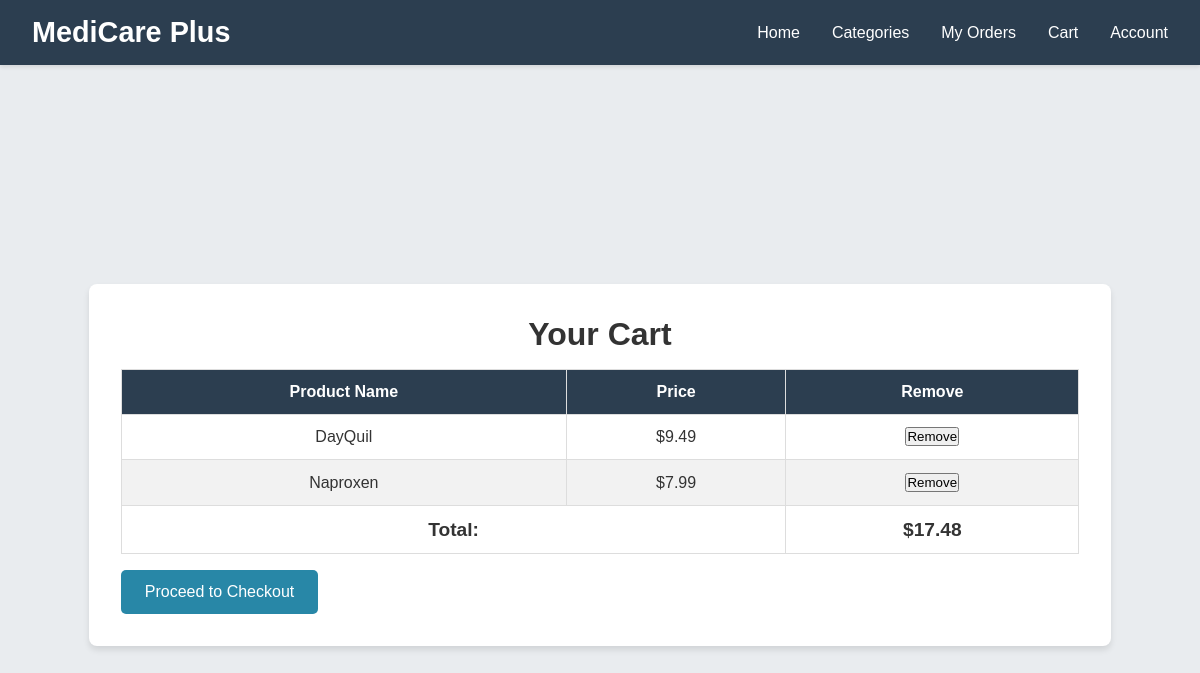
Screenshot of /controller/cart_controller.php (signed in) with the database file from the repository.
### tables this page shows
CREATE TABLE `cart` (
  `cart_id` int(100) NOT NULL,
  `user_id` int(11) NOT NULL,
  `product_id` int(11) NOT NULL,
  `Name` varchar(100) NOT NULL,
  `Net_Price` double NOT NULL,
  `Quantity` int(11) NOT NULL,
  `Price` double NOT NULL
);

CREATE TABLE `products` (
  `product_id` int(11) NOT NULL,
  `category` varchar(255) NOT NULL,
  `name` varchar(255) NOT NULL,
  `description` text DEFAULT NULL,
  `price` decimal(10,2) NOT NULL
);

### controller/cart_controller.php (called while the page is built, shortened)
<?php
require_once '../Model/cart_model.php';
$userId = $_SESSION['id'];
$cartItems = getCartItems($userId);
include('../View/cart_view.php');
?>

### model/cart_model.php (called while the page is built, shortened)
<?php
require_once '../config.php';
function getCartItems($userId)
{
    global $conn;
    $sql = "SELECT cart.product_id, products.name, products.price
            FROM cart
            JOIN products ON cart.product_id = products.product_id
            WHERE cart.user_id = ?";
    $stmt = $conn->prepare($sql);
    $stmt->bind_param("i", $userId);
    $stmt->execute();
    $result = $stmt->get_result();
    $cartItems = [];
    while ($row = $result->fetch_assoc()) {
        $cartItems[] = $row;
    }
    return $cartItems;
}

### view/cart_view.php (the view, shortened to what this page needs)
<!DOCTYPE html>
<html lang="en">
<head>
    <link rel="stylesheet" type="text/css" href="../Style.css">
</head>
<body>
    <nav class="navbar">
        <div class="brand">MediCare Plus</div>
        <div class="menu">
            <a class="menu-item" href="../customerDashboard.php">Home</a>
            <a class="menu-item" href="../customerDashboard.php#categories">Categories</a>
            <a class="menu-item" href="../Controller/orders_controller.php">My Orders</a>
            <a class="menu-item" href="../controller/cart_controller.php">Cart</a>
            <a class="menu-item" href="../View/profile.php">Account</a>
        </div>
    </nav>
    <main class="main-content">
        <div class="cart-container">
            <h2 class="cart-header">Your Cart</h2>
            <div class="cart-content">
                <?php if (empty($cartItems)): ?>
                    <p class="empty-cart">Your cart is empty.</p>
                <?php else: ?>
                    <table class="cart-table">
                        <thead>
                            <tr>
                                <th>Product Name</th>
                                <th>Price</th>
                                <th>Remove</th>
                            </tr>
                        </thead>
                        <tbody>
                            <?php
                            $totalPrice = 0;
                            foreach ($cartItems as $item):
                                $totalPrice += $item['price'];
                            ?>
                                <tr>
                                    <td><?php echo htmlspecialchars($item['name']); ?></td>
                                    <td>$<?php echo number_format($item['price'], 2); ?></td>
                                    <td>
                                        <button class="remove-link" onclick="confirmRemove(<?php echo $item['product_id']; ?>)">Remove</button>
                                    </td>
                                </tr>
                            <?php endforeach; ?>
                            <tr class="cart-total">
                                <td colspan="2"><strong>Total:</strong></td>
                                <td><strong>$<?php echo number_format($totalPrice, 2); ?></strong></td>
                            </tr>
                        </tbody>
                    </table>
                    <div class="checkout-button-container">
                        <a class="checkout-button" href="checkout_controller.php">Proceed to Checkout</a>
                    </div>
                <?php endif; ?>
            </div>
        </div>
    </main>
</body>
</html>

### style.css (style rules this page uses)
* { margin: 0; padding: 0; box-sizing: border-box; font-family: Arial, sans-serif; }
body { background-color: gainsboro; color: #333; }
.navbar { background-color: #2c3e50; padding: 1rem 2rem; box-shadow: 0 2px 4px rgba(0,0,0,0.1); display: flex; justify-content: space-between; align-items: center; position: sticky; top: 0; z-index: 1000; }
.brand { font-size: 1.8rem; font-weight: bold; color: white; }
.menu { display: flex; align-items: center; gap: 2rem; }
.menu-item { text-decoration: none; color: white; font-weight: 500; transition: color 0.3s ease; }
.main-content { padding: 2rem; max-width: 1200px; margin: 0 auto; }
a { text-decoration: none; color: inherit; }
.main-content { display: flex; gap: 2rem; padding: 2rem; max-width: 1400px; margin: 0 auto; }

### view/cart_view.php (style rules this page uses)
.main-content { padding: 2rem; width: 100%; height: 100vh; display: flex; justify-content: center; align-items: center; background-color: #e9ecef; box-sizing: border-box; }
.cart-container { background: #fff; border-radius: 8px; box-shadow: 0 4px 6px rgba(0, 0, 0, 0.1); padding: 2rem; width: 90%; max-width: 1200px; height: auto; box-sizing: border-box; }
.cart-container h2 { font-size: 2rem; margin-bottom: 1rem; text-align: center; }
.cart-content table { width: 100%; border-collapse: collapse; margin-top: 1rem; }
.cart-content table th, .cart-content table td { border: 1px solid #ddd; padding: 0.8rem; text-align: center; }
.cart-content table th { background-color: #2c3e50; color: white; font-weight: bold; }
.cart-content table tr:nth-child(even) { background-color: #f2f2f2; }
.cart-content strong { font-size: 1.2rem; }
.cart-content a { display: inline-block; background-color: rgb(40, 135, 167); color: white; padding: 0.8rem 1.5rem; text-align: center; border-radius: 5px; text-decoration: none; margin-top: 1rem; transition: background-color 0.3s; }

### rows the page displays
cart: product.name "DayQuil", product.price "9.49"
cart: product.name "Naproxen", product.price "7.99"

### other values shown
$totalPrice "17.48"
